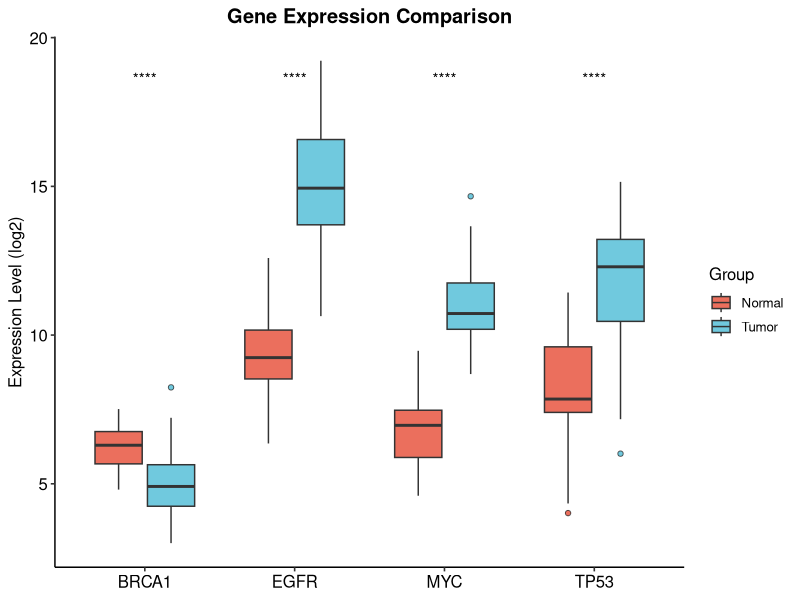
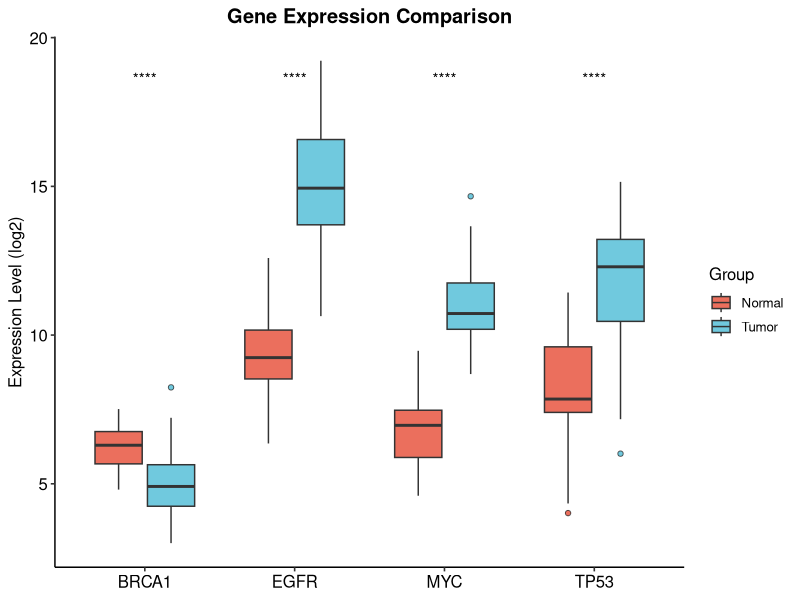
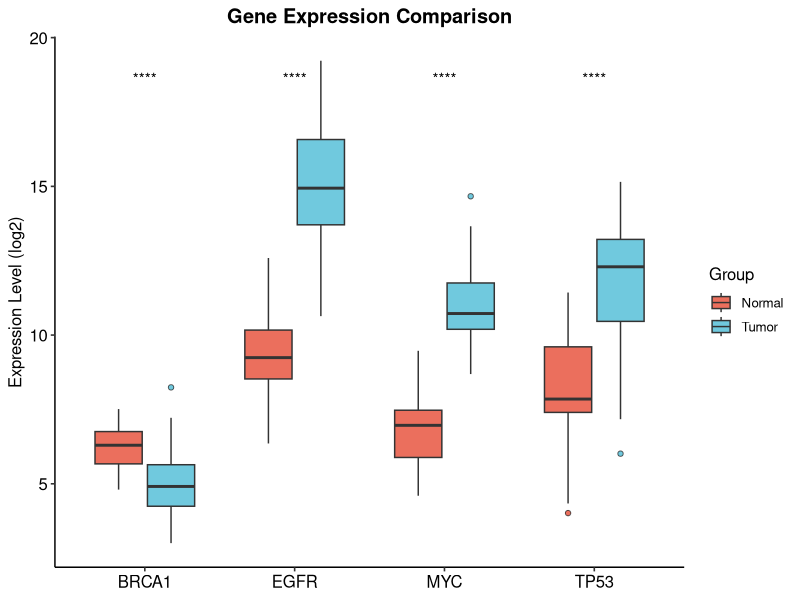
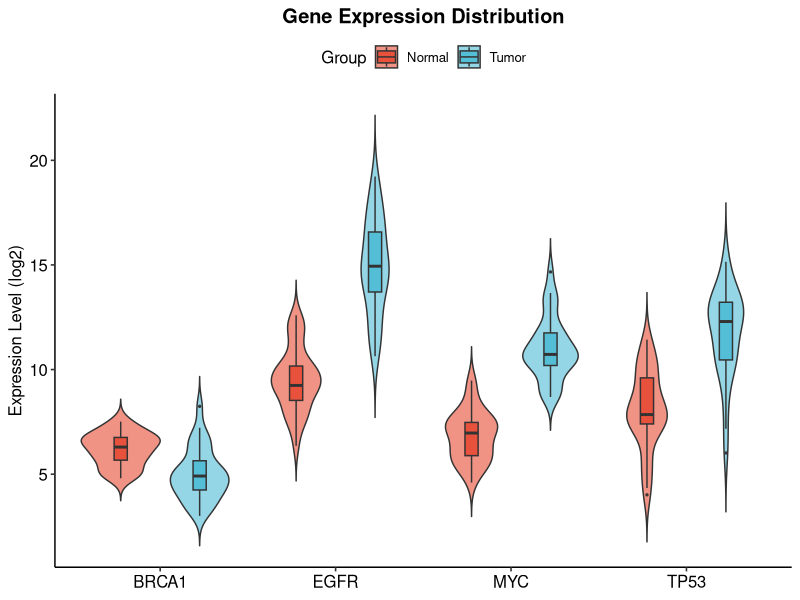
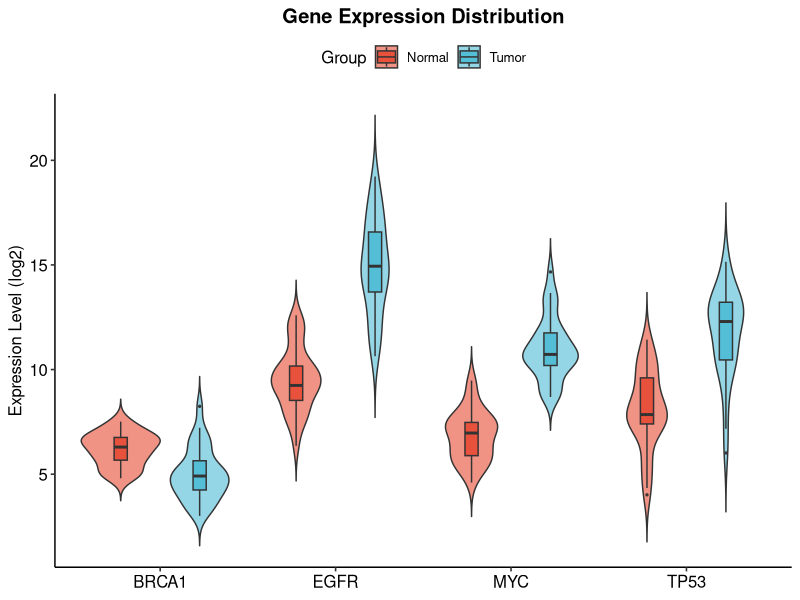
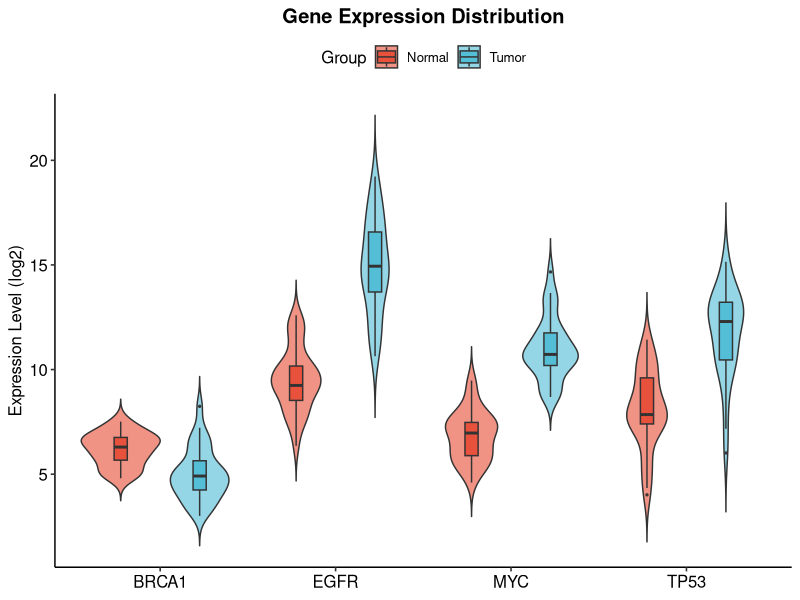
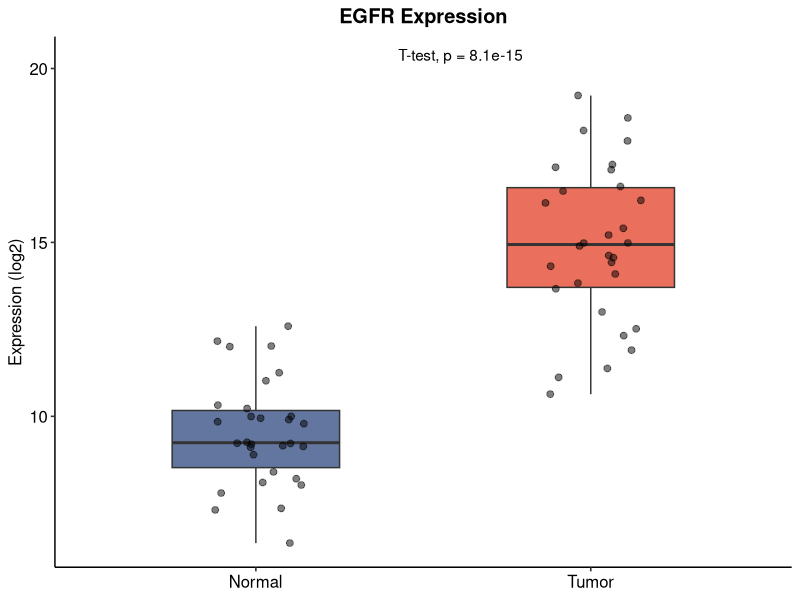
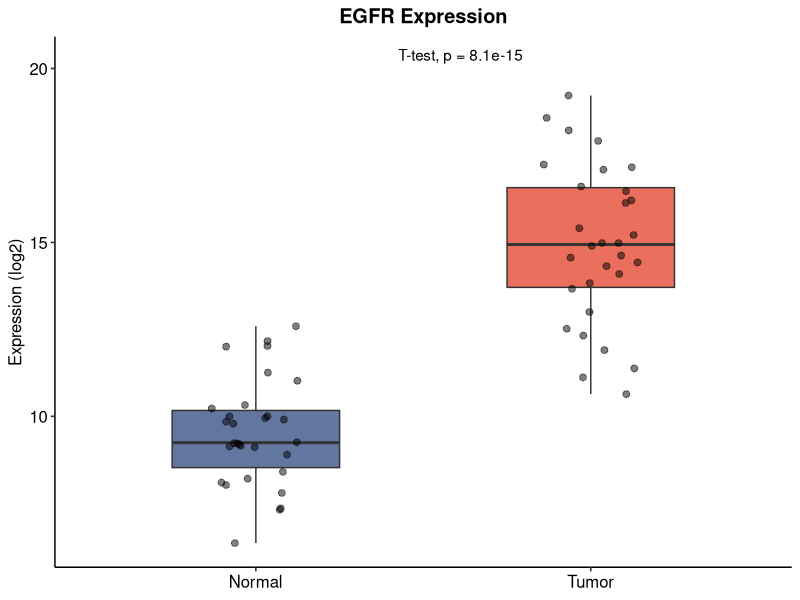

The R source for these figures, in order:
# ============================================================
# BioViz Pro - 箱线图/小提琴图模板
# 用途：展示基因表达量分布，组间比较
# ============================================================

library(ggplot2)
library(ggsci)
library(ggpubr)
library(svglite)
library(dplyr)

# 发表级保存函数
save_publication_figure <- function(plot_obj, filename, width = 7, height = 6, 
                                     dpi = 300, output_dir = "figures") {
  if (!dir.exists(output_dir)) dir.create(output_dir, recursive = TRUE)
  ggsave(file.path(output_dir, paste0(filename, ".svg")),
         plot_obj, width = width, height = height, device = svglite::svglite)
  ggsave(file.path(output_dir, paste0(filename, ".png")),
         plot_obj, width = width, height = height, dpi = dpi, bg = "white")
  ggsave(file.path(output_dir, paste0(filename, ".pdf")),
         plot_obj, width = width, height = height, device = cairo_pdf)
  message(paste0("✅ 图形已保存: ", output_dir, "/", filename))
}

# 模拟数据
set.seed(42)
expr_data <- data.frame(
  Gene = rep(c("TP53", "BRCA1", "EGFR", "MYC"), each = 60),
  Expression = c(rnorm(30, 8, 1.5), rnorm(30, 12, 2),      # TP53
                 rnorm(30, 6, 1), rnorm(30, 5, 1.2),        # BRCA1
                 rnorm(30, 10, 1.8), rnorm(30, 15, 2.5),    # EGFR
                 rnorm(30, 7, 1.2), rnorm(30, 11, 1.8)),    # MYC
  Group = rep(rep(c("Normal", "Tumor"), each = 30), 4)
)
expr_data$Group <- factor(expr_data$Group, levels = c("Normal", "Tumor"))

# NPG 配色
npg_colors <- pal_npg("nrc")(10)

# ============ 1. 分组箱线图 ============
boxplot_grouped <- ggplot(expr_data, aes(x = Gene, y = Expression, fill = Group)) +
  geom_boxplot(alpha = 0.8, outlier.shape = 21, width = 0.7) +
  scale_fill_npg() +
  stat_compare_means(aes(group = Group), method = "t.test", 
                     label = "p.signif", label.y.npc = 0.95) +
  labs(title = "Gene Expression Comparison",
       x = NULL, y = "Expression Level (log2)", fill = "Group") +
  theme_pubr(base_size = 12) +
  theme(plot.title = element_text(hjust = 0.5, face = "bold"),
        legend.position = "right")

save_publication_figure(boxplot_grouped, "boxplot_grouped", width = 8, height = 6)

# ============ 2. 小提琴图 + 箱线图组合 ============
violin_box <- ggplot(expr_data, aes(x = Gene, y = Expression, fill = Group)) +
  geom_violin(alpha = 0.6, position = position_dodge(0.9), trim = FALSE) +
  geom_boxplot(width = 0.15, position = position_dodge(0.9), 
               alpha = 0.9, outlier.size = 0.5) +
  scale_fill_npg() +
  labs(title = "Gene Expression Distribution",
       x = NULL, y = "Expression Level (log2)", fill = "Group") +
  theme_pubr(base_size = 12) +
  theme(plot.title = element_text(hjust = 0.5, face = "bold"))

save_publication_figure(violin_box, "violin_boxplot", width = 8, height = 6)

# ============ 3. 单基因详细箱线图 ============
single_gene <- expr_data %>% filter(Gene == "EGFR")
boxplot_single <- ggplot(single_gene, aes(x = Group, y = Expression, fill = Group)) +
  geom_boxplot(alpha = 0.8, width = 0.5) +
  geom_jitter(width = 0.15, alpha = 0.5, size = 2) +
  scale_fill_manual(values = c(npg_colors[4], npg_colors[1])) +
  stat_compare_means(method = "t.test", label.x = 1.5, label.y = max(single_gene$Expression) + 1) +
  labs(title = "EGFR Expression", x = NULL, y = "Expression (log2)") +
  theme_pubr(base_size = 12) +
  theme(plot.title = element_text(hjust = 0.5, face = "bold"), legend.position = "none")

save_publication_figure(boxplot_single, "boxplot_EGFR", width = 5, height = 6)

message("
╔════════════════════════════════════════════════════════════╗
║  箱线图/小提琴图绑制完成！                                 ║
╚════════════════════════════════════════════════════════════╝
")
